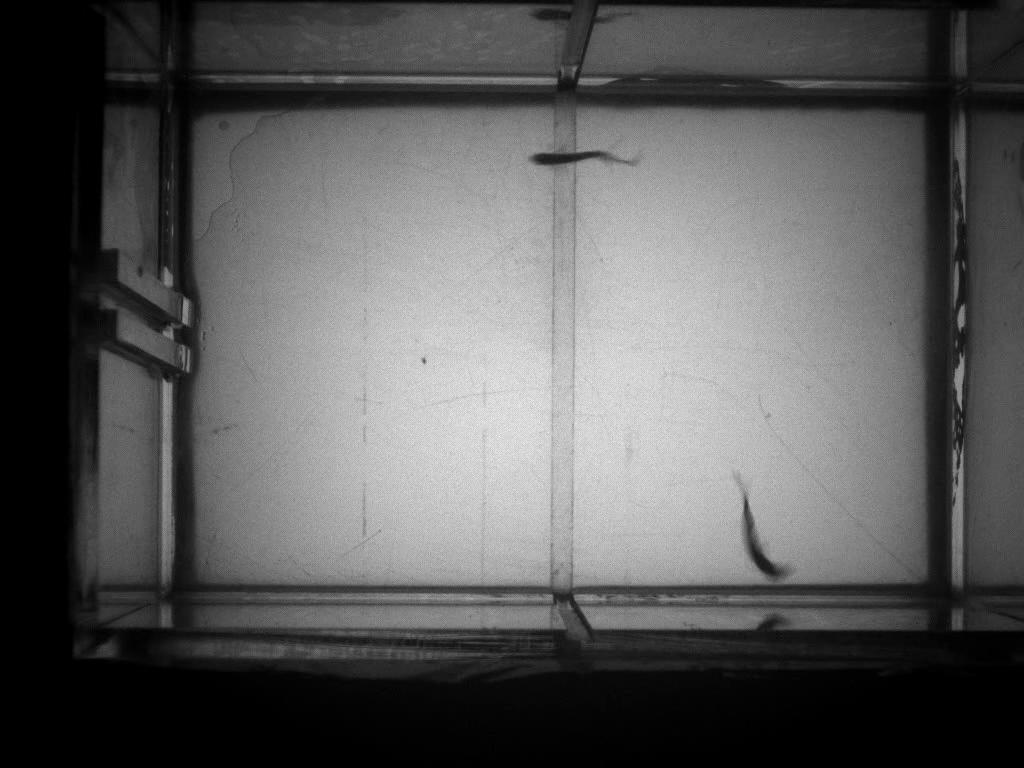
//> input picture lightflow/0204_1.JPG, 1024 x 768 px
$ ./binary   (built with g++ and OpenCV 4)
//> lines starting //> are read from the running program, lines starting //| are printed output that depends on the picture; after the words box and inside, x2 and y2 are one past the last pixel; in counts of white or black regions, pixels touching at a corner belong together
//图像的二值化
//By MoreWindows (http://blog.csdn.net/MoreWindows)
#include <opencv2/opencv.hpp>

using namespace std;

#pragma comment(linker, "/subsystem:\"windows\" /entry:\"mainCRTStartup\"")

IplImage *g_pGrayImage = NULL;
IplImage *g_pBinaryImage = NULL;
const char *pstrWindowsBinaryTitle = "二值图(http://blog.csdn.net/MoreWindows)";

void on_trackbar(int pos)
{
	// 转为二值图
	cvThreshold(g_pGrayImage, g_pBinaryImage, pos, 255, CV_THRESH_BINARY);
	// 显示二值图
	cvShowImage(pstrWindowsBinaryTitle, g_pBinaryImage);
}

int main(int argc, char** argv)
{
	const char *pstrWindowsSrcTitle = "原图(http://blog.csdn.net/MoreWindows)";
	const char *pstrWindowsToolBarName = "二值图阈值";

	// 从文件中加载原图
	IplImage *pSrcImage = cvLoadImage("0204_1.jpg", CV_LOAD_IMAGE_UNCHANGED);
//> pSrcImage is the input picture: 768 rows x 1024 cols, CV_8UC3; min 0, max 254, mean 89.1

	// 转为灰度图
	g_pGrayImage = cvCreateImage(cvGetSize(pSrcImage), IPL_DEPTH_8U, 1);
	cvCvtColor(pSrcImage, g_pGrayImage, CV_BGR2GRAY);

	cvSmooth(g_pGrayImage, g_pGrayImage, CV_GAUSSIAN, 5);
	// 创建二值图
	g_pBinaryImage = cvCreateImage(cvGetSize(g_pGrayImage), IPL_DEPTH_8U, 1);

	// 显示原图
	cvNamedWindow(pstrWindowsSrcTitle, CV_WINDOW_AUTOSIZE);
	cvShowImage(pstrWindowsSrcTitle, pSrcImage);
	// 创建二值图窗口
	cvNamedWindow(pstrWindowsBinaryTitle, CV_WINDOW_AUTOSIZE);

	// 滑动条
	int nThreshold = 0;
	cvCreateTrackbar(pstrWindowsToolBarName, pstrWindowsBinaryTitle, &nThreshold, 254, on_trackbar);
//> slider '二值图阈值' is set to 84

	on_trackbar(1);
//> in on_trackbar, `cvThreshold(g_pGrayImage, g_pBinaryImage, pos, 255, CV_THRESH_BINARY);`:
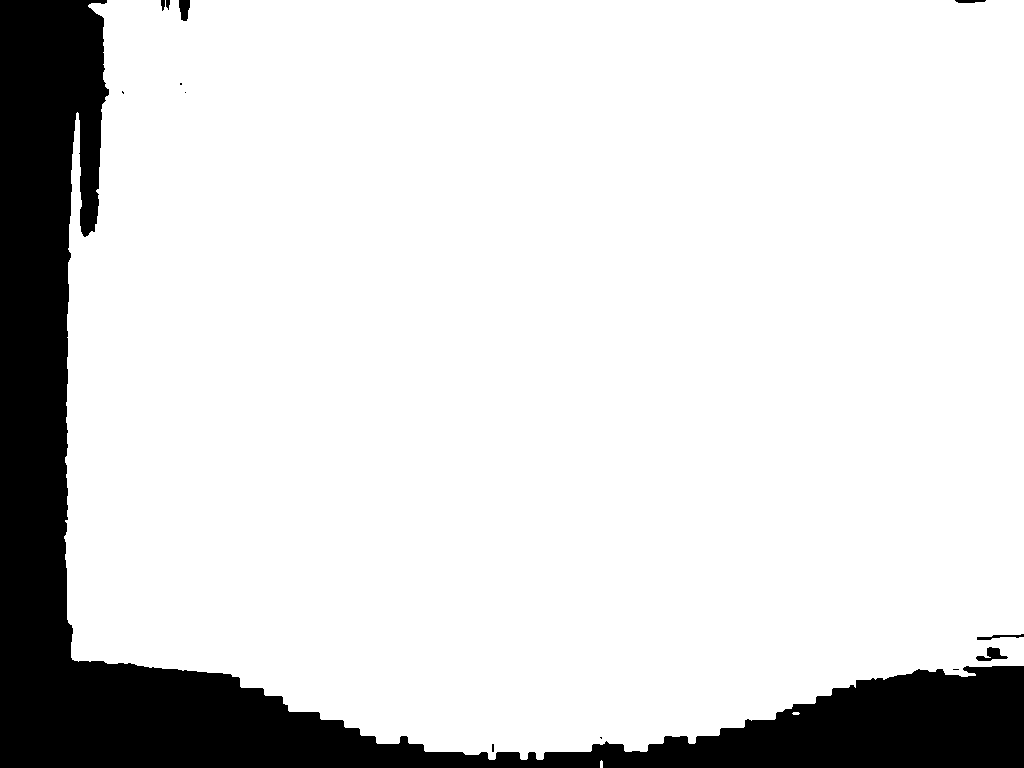
//> g_pBinaryImage: 768 rows x 1024 cols, CV_8UC1; 85.3% white; 13 black regions (6 under 20 px), largest, box (x1, y1, x2, y2) and area: (0, 0, 1024, 768) 114809, (976, 647, 1008, 661) 217, (179, 0, 190, 21) 181

	cvWaitKey(0);
//> call 2 of on_trackbar, with pos = 84
//> in on_trackbar (call 2), `cvThreshold(g_pGrayImage, g_pBinaryImage, pos, 255, CV_THRESH_BINARY);`:
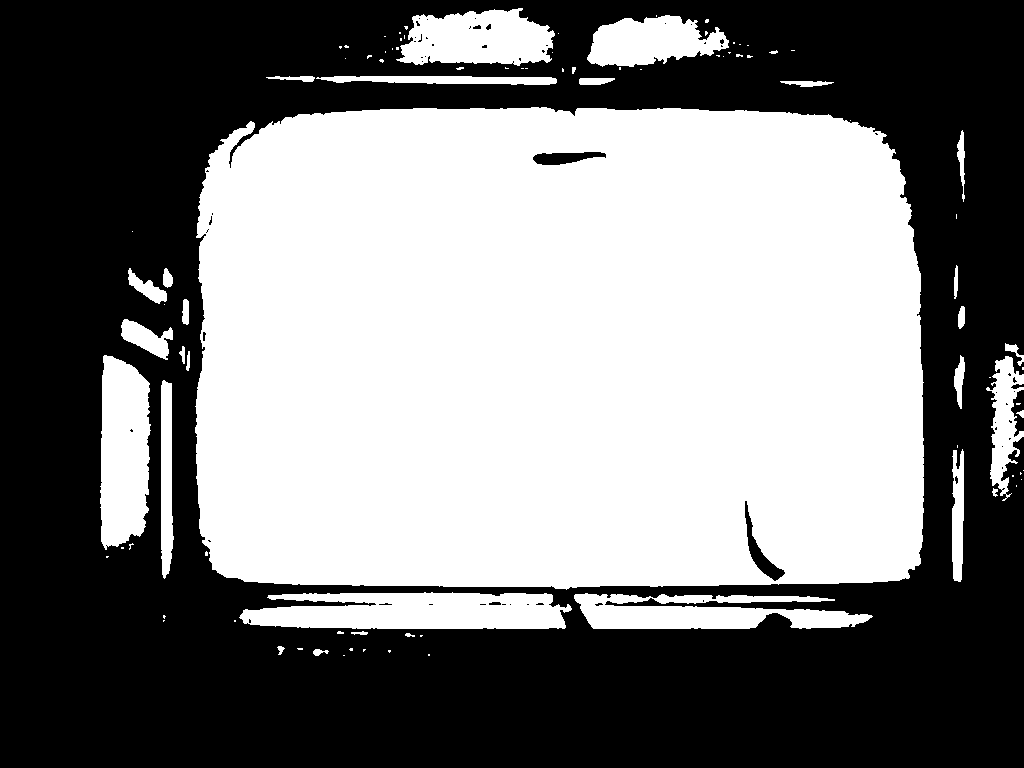
//> g_pBinaryImage: 768 rows x 1024 cols, CV_8UC1; 48.8% white; 94 white regions (62 under 20 px), largest, box (x1, y1, x2, y2) and area: (195, 107, 924, 590) 334661, (239, 592, 572, 629) 10067, (100, 355, 151, 550) 8216
	cvSaveImage("src.jpg", pSrcImage);
	cvSaveImage("dst.jpg", g_pGrayImage);
	cvDestroyWindow(pstrWindowsSrcTitle);
	cvDestroyWindow(pstrWindowsBinaryTitle);
	cvReleaseImage(&pSrcImage);
	cvReleaseImage(&g_pGrayImage);
	cvReleaseImage(&g_pBinaryImage);
	return 0;
}
